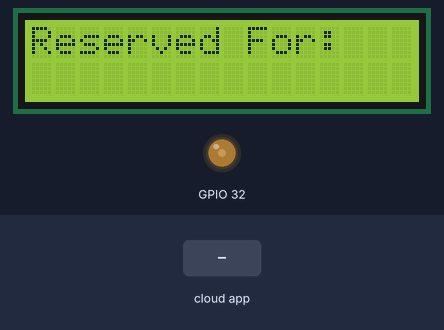
Bench run of a sketch on a simulated ESP32. Shown: 16×2 character LCD, output pins drawn as LEDs (lit = HIGH). Inputs (shaded band) come from the test bench. WiFi joins after 1.5 s; servers stay silent unless stated; the Firebase database answers and starts empty; what the sketch prints to the serial monitor is not drawn.

Above: at 2.7 s.
2.8 s: the phone or cloud app sets licensePlate to 0
At 4.5 s:
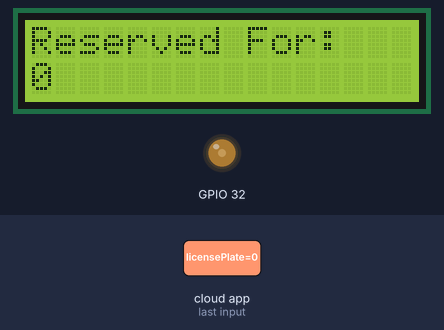
4.8 s: the phone or cloud app sets licensePlate to 1
At 5.6 s:
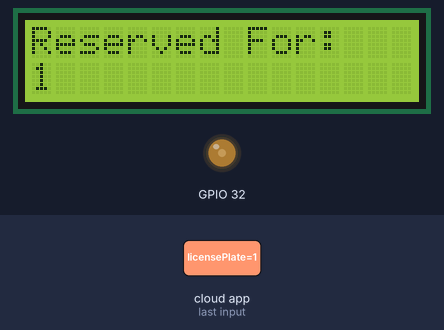
Timing chart, 0 to 7.8 s (numbered marks = the images above; inputs shaded):
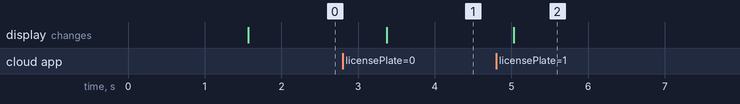

The sketch:

esp32LCDDisplay.ino
```cpp
//Arduiono libraries
#include <Arduino.h>

#include <LiquidCrystal.h>

#include <WiFi.h>
#include <Firebase_ESP_Client.h>

#include "addons/TokenHelper.h"
#include "addons/RTDBHelper.h"

//NETWORK AND API INFO=====================================================================
#define WIFI_SSID "dream"
#define WIFI_PASSWORD "600312600"

// Insert Firebase project API Key
#define API_KEY "AIzaSyD-mrYNBScSexbSjY7U5lLQ6I3IElHlPX4"
#define DATABASE_URL "espdemo-519c5-default-rtdb.firebaseio.com"

//VARIABLES AND OBJECTS===================================================================
FirebaseData fbdo;
FirebaseAuth auth;
FirebaseConfig config;

unsigned long sendDataPrevMillis = 0;
int intValue;
float floatValue;
bool signupOK = false;

//program vars
String firebase_plate;

//LCD Config
int Contrast = 75;
LiquidCrystal lcd(33, 25, 26, 27, 14, 12);


//FIREBASE INIT PROCESS===================================================================
void FIREBASE_INIT_PROCESS(){
  Serial.begin(115200);
  WiFi.begin(WIFI_SSID, WIFI_PASSWORD);
  Serial.print("Connecting to Wi-Fi");
  while (WiFi.status() != WL_CONNECTED) {
    Serial.print(".");
    delay(300);
  }
  Serial.println();
  Serial.print("Connected with IP: ");
  Serial.println(WiFi.localIP());
  Serial.println();

  /* Assign the api key (required) */
  config.api_key = API_KEY;

  /* Assign the RTDB URL (required) */
  config.database_url = DATABASE_URL;

  /* Sign up */
  if (Firebase.signUp(&config, &auth, "", "")) {
    Serial.println("Signup Completed");
    signupOK = true;
  }
  else {
    Serial.printf("%s\n", config.signer.signupError.message.c_str());
  }

  /* Assign the callback function for the long running token generation task */
  config.token_status_callback = tokenStatusCallback; //see addons/TokenHelper.h

  Firebase.begin(&config, &auth);
  Firebase.reconnectWiFi(true);
}

//GETS LICENSE PLATE FROM FIREBASE==============================================================================
void fetchLicensePlate(){
  if (Firebase.ready() && signupOK) { //FETCHES ALL DATA

    if (Firebase.RTDB.getString(&fbdo, "/test/licensePlate")) {
      if (fbdo.dataType() == "string") {
        firebase_plate = fbdo.stringData();
        Serial.println(firebase_plate);
      }
    } else {
      Serial.println(fbdo.errorReason());
    }
  }
}

//SETUP======================================================================================================
void setup() {
  FIREBASE_INIT_PROCESS();

  analogWrite(32,Contrast); // allows u to write onto lcd
  lcd.begin(16,2);


  lcd.setCursor(0, 0);
  lcd.print("Reserved For:");
}

//MAIN LOOP==================================================================================================
void loop() {

  fetchLicensePlate();

  //writes license plate onto lcd screen
  lcd.clear();

  lcd.setCursor(0, 0);
  lcd.print("Reserved For:");

  lcd.setCursor(0, 1);
  lcd.print(firebase_plate);

  //delay for wifi module
  delay(1500);

}
```

Measured:
- after the input at 2.8 s, the display: changes after 0.58 s (image 1)
- after the input at 4.8 s, the display: changes after 0.23 s (image 2)
